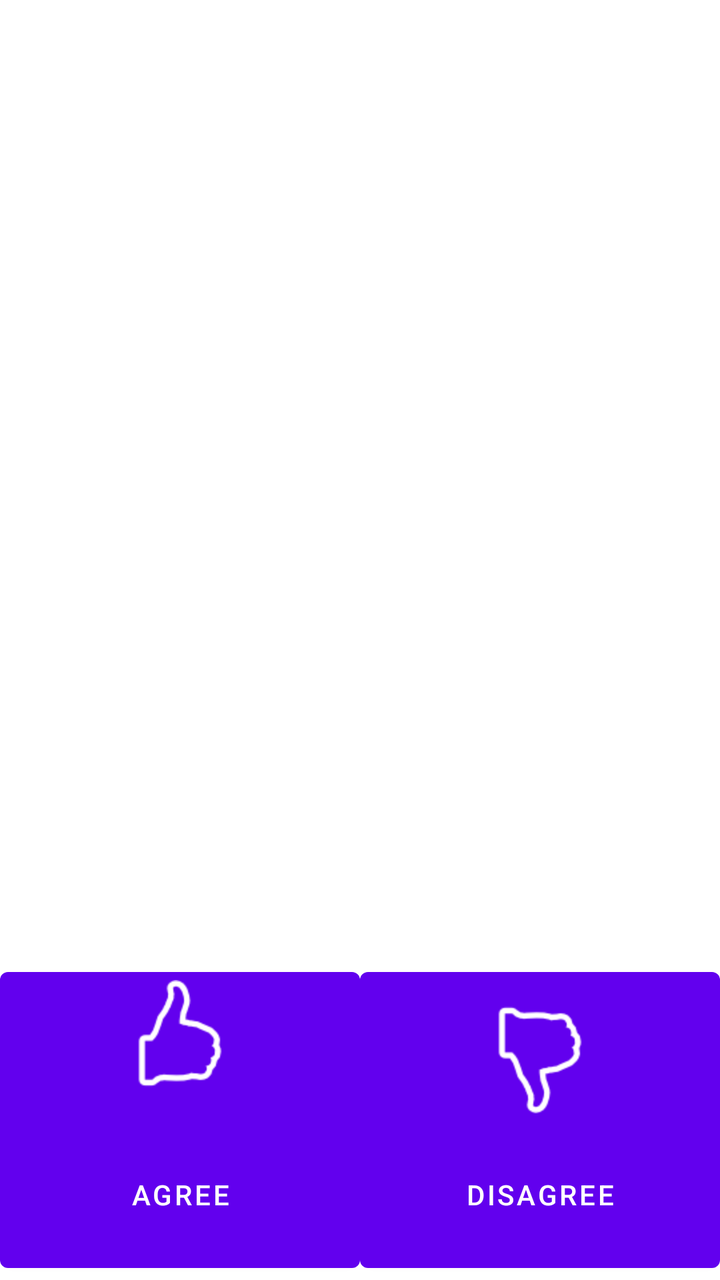
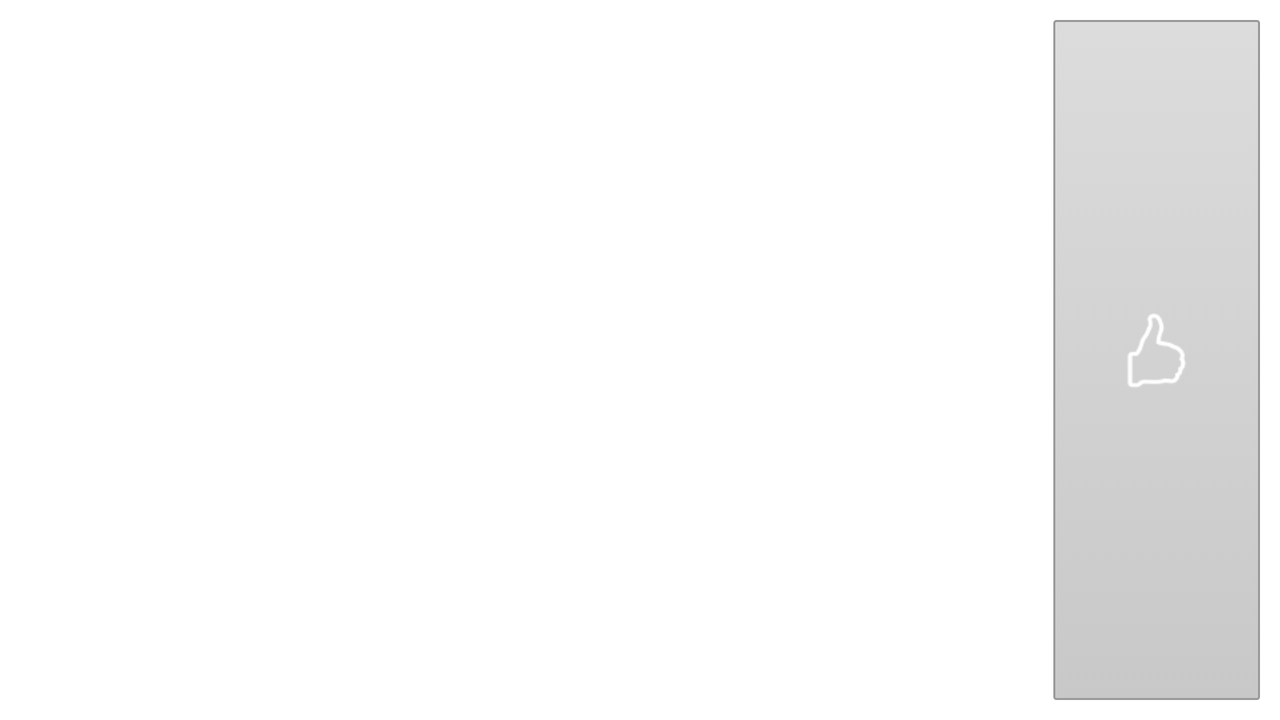

The same Android screen from two of the app's own layout files: first res/layout/ as a phone draws it, then the repository's variant for another configuration, drawn on a device whose configuration selects that folder. Both files follow.
<!-- AndroidManifest.xml: fallback theme Theme.MaterialComponents.DayNight.NoActionBar -->
<!-- res/layout/insight_vote.xml -->
<?xml version="1.0" encoding="utf-8"?>
<LinearLayout xmlns:android="http://schemas.android.com/apk/res/android"
	android:layout_height="fill_parent"
	android:layout_width="fill_parent"
	android:orientation="vertical"
	>
	
	<android.support.v4.view.ViewPager
		android:id="@+id/insightPager" 
    	android:layout_width="fill_parent" 
		android:layout_weight="3"
		android:layout_height="0dp"
		/>
		
	<LinearLayout 
		android:id="@+id/agreeDisagreeButtons"
		android:layout_width="fill_parent"
		android:layout_weight="1" 
		android:layout_height="0dp"
		>
		
		<Button 
			android:text="Agree"
			android:id="@+id/buttonAgree"
			android:drawableTop="@drawable/agree" 
			android:layout_height="fill_parent" 
			android:layout_weight="1" 
			android:layout_width="0dp"
			></Button>
		<Button 
			android:text="Disagree" 
			android:id="@+id/buttonDisagree"
			android:drawableTop="@drawable/disagree"
			android:layout_height="fill_parent"
			android:layout_weight="1" 
			android:layout_width="0dp"
			></Button>
	
	</LinearLayout>
</LinearLayout>
<!-- resources referenced by this layout -->
<resources>
  <!-- drawable agree: png bitmap (drawable-hdpi, 2005 bytes) -->
  <!-- drawable disagree: png bitmap (drawable-hdpi, 2042 bytes) -->
</resources>
<!-- res/layout-land/insight_vote.xml (the repository's variant of the layout above) -->
<!-- drawn on the phone turned sideways -->
<?xml version="1.0" encoding="utf-8"?>
	<RadioGroup xmlns:android="http://schemas.android.com/apk/res/android"
		android:id="@+id/agreeDisagreeButtons"
		android:layout_width="fill_parent"
		android:layout_height="fill_parent" 
		android:orientation="horizontal"
		>
		
		
		<RadioButton 
			android:id="@+id/buttonDisagree" 
			android:layout_height="fill_parent" 
			android:layout_width="0dp"
			android:layout_weight="1" 
			android:checked="false"
			android:text=""
			android:button="@null"
			android:gravity="center"
			android:background="@drawable/radio_disagree_background"
			android:layout_marginTop="10dp"
			android:layout_marginBottom="10dp"
			android:layout_marginLeft="10dp"
			></RadioButton>
			
		<android.support.v4.view.ViewPager
			android:id="@+id/insightPager" 
	    	android:layout_width="0dp" 
			android:layout_weight="4"
			android:layout_height="fill_parent"
		/>
			
		<RadioButton 
			android:id="@+id/buttonAgree" 
			android:layout_height="fill_parent"
			android:layout_weight="1" 
			android:layout_width="0dp"
			android:checked="false"
			android:text=""
			android:button="@null"
			android:gravity="center"
			android:background="@drawable/radio_agree_background"
			android:layout_marginTop="10dp"
			android:layout_marginBottom="10dp"
			android:layout_marginRight="10dp"	
			></RadioButton>
	</RadioGroup>
<!-- resources referenced by the variant -->
<!-- as the phone turned sideways resolves them -->
<resources>
  <!-- drawable radio_agree_background: vector/xml drawable (drawable-hdpi, 4709 chars, omitted) -->
  <!-- drawable radio_disagree_background: vector/xml drawable (drawable-hdpi, 4797 chars, omitted) -->
</resources>
